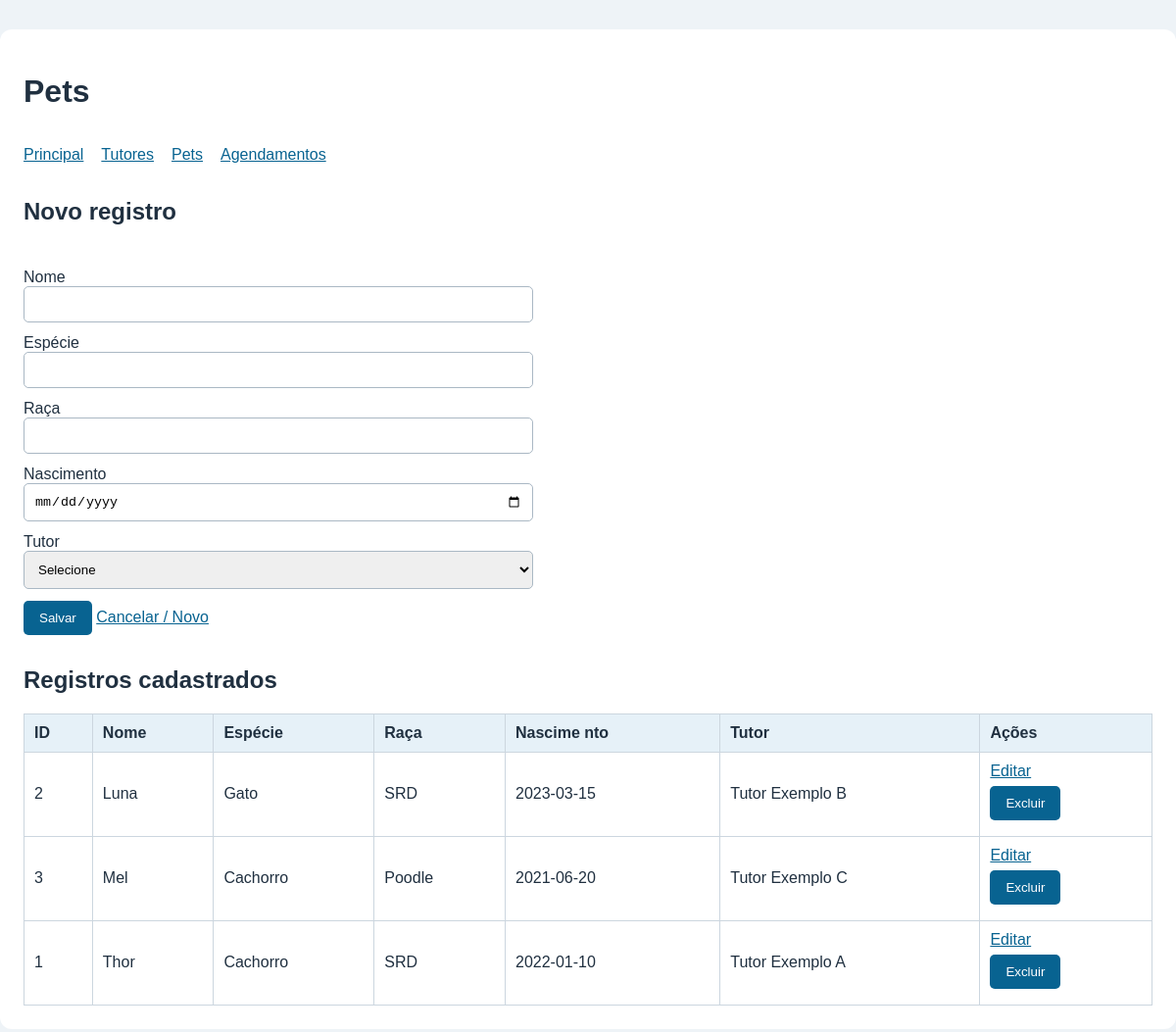
The page /pets.php (signed in) on the database its author committed.
### tables this page shows
CREATE TABLE pets (
id INT AUTO_INCREMENT PRIMARY KEY,
nome VARCHAR(100) NOT NULL,
especie VARCHAR(50) NOT NULL,
raca VARCHAR(80) NOT NULL,
data_nascimento DATE NOT NULL,
tutor_id INT NOT NULL,
CONSTRAINT fk_pet_tutor FOREIGN KEY (tutor_id)
REFERENCES tutores(id) ON DELETE RESTRICT ON UPDATE CASCADE
);

CREATE TABLE tutores (
id INT AUTO_INCREMENT PRIMARY KEY,
nome VARCHAR(120) NOT NULL,
cpf_criptografado TEXT NOT NULL,
telefone VARCHAR(20) NOT NULL,
email VARCHAR(120) NOT NULL
);

### pets.php (the view, shortened to what this page needs)
<?php
require_once 'conexao.php';
$id = 0;
$nome = '';
$especie = '';
$raca = '';
$data_nascimento = '';
$listagem = $conn->query('SELECT p.*, t.nome AS tutor FROM pets p INNER JOIN tutores t ON t.id =
p.tutor_id ORDER BY p.nome');
?>
<h2><?= $id ? 'Editar registro' : 'Novo registro' ?></h2>
<form method="post">
    <label>Nome<input type="text" name="nome" value="<?= e($nome) ?>" maxlength="100" required></label>
    <label>Espécie<input type="text" name="especie" value="<?= e($especie) ?>" maxlength="50"
            required></label>
    <label>Raça<input type="text" name="raca" value="<?= e($raca) ?>" maxlength="80" required></label>
    <label>Nascimento<input type="date" name="data_nascimento" value="<?= e($data_nascimento) ?>"
            required></label>
    <label>Tutor<select name="tutor_id" required>
            <option value="">Selecione</option>
        </select></label>
    <button name="acao" value="salvar">Salvar</button> <a href="pets.php">Cancelar / Novo</a>
</form>
<h2>Registros cadastrados</h2>
<div class="rolagem">
    <table>
        <thead>
            <tr>
                <th>ID</th>
                <th>Nome</th>
                <th>Espécie</th>
                <th>Raça</th>
                <th>Nascime
                    nto</th>
                <th>Tutor</th>
                <th>Ações</th>
            </tr>
        </thead>
        <tbody>
            <?php while ($r = $listagem->fetch_assoc()): ?><tr>
                    <td><?= e($r['id']) ?></td>
                    <td><?= e($r['nome']) ?></td>
                    <td><?= e($r['especie']) ?></td>
                    <td><?= e($r['raca']) ?></td>
                    <td><?= e($r['data_nascimento']) ?></td>
                    <td><?= e($r['tutor']) ?></td>
                    <td><a href="pets.php?editar=<?= e($r['id']) ?>">Editar</a>
                        <form method="post" onsubmit="return confirm('Excluir este registro?')">
                            <button name="acao" value="excluir">Excluir</button>
                        </form>
                    </td>
                </tr>
            <?php endwhile; ?></tbody>
    </table>
</div>

### style.css (style rules this page uses)
* { box-sizing: border-box; }
body { margin: 0; background: #eef3f7; color: #203040; font-family: Arial, sans-serif; }
a { color: #086391; }
form { padding: 12px 0; }
label { display: block; margin: 12px 0; }
input, select { display: block; width: 100%; max-width: 520px; padding: 10px; border: 1px solid #aab8c4; border-radius: 5px; }
button { padding: 10px 16px; background: #086391; color: white; border: 0; border-radius: 5px; cursor: pointer; }
.rolagem { overflow-x: auto; }
table { border-collapse: collapse; width: 100%; }
th, td { padding: 10px; text-align: left; border: 1px solid #ccd6df; }
th { background: #e6f1f8; }
td form { padding: 6px 0; }

### rows shown on the page
pets: id "2", nome "Luna", especie "Gato", raca "SRD", data_nascimento "2023-03-15", tutor.nome "Tutor Exemplo B"
pets: id "3", nome "Mel", especie "Cachorro", raca "Poodle", data_nascimento "2021-06-20", tutor.nome "Tutor Exemplo C"
pets: id "1", nome "Thor", especie "Cachorro", raca "SRD", data_nascimento "2022-01-10", tutor.nome "Tutor Exemplo A"

### other values the page prints
$titulo "Pets"
